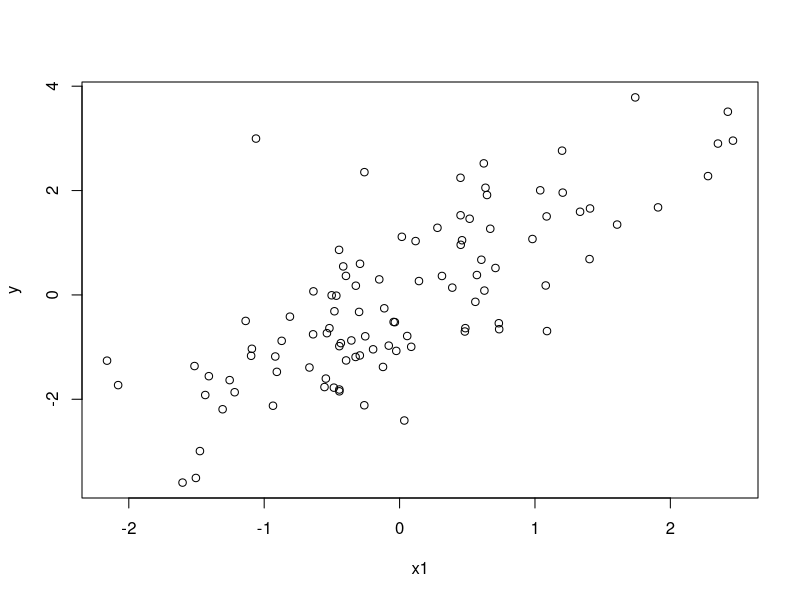

Recreate this plot in R.
# Limits of R2
n <- 100
x1 <- rnorm(n)
x2 <- x1 + rnorm(n, sd=0.1)
y <- x1 + rnorm(n)
plot(x1, y)

#Adding a variable increases R2, even if that variable is unrelated to y. But it also affects t_{b1}
lm1 <- lm(y ~ x1 )
summary(lm1)$r.squared
summary(lm1)

lm2 <- lm(y ~ x1 + x2)
summary(lm2)$r.squared
summary(lm2)
# notice how the t-value of x1 has decreased?


